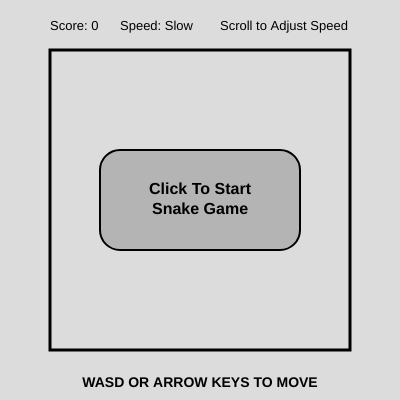
Frame 1 (no input)
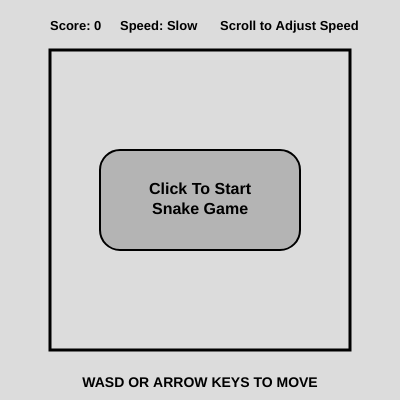
Frame 60 (no input)
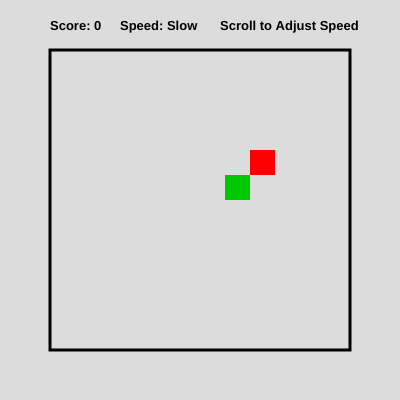
Frame 120 (the mouse pressed at the canvas centre since frame 60)

The p5.js sketch that drew these frames (run headless with seeded random() and noise() and a simulated clock; from frame 60 on, the mouse is pressed at the canvas centre):

// p5.js sketch
// ── sketch.js
// Interactive Scene - Snake Game
// Rayyaan Chaghtai
// 10/3/2025
//
// Extra for Experts:
// I used the mouseWheel function for checking when the player scrolls the mouse wheel and the snake's  
// speed changes accordingly. I also used the text function for writing instructions, the score, 
// and messages like START and GAME OVER on the screen but the main WOW me factor is the mouseWheel 
// function. Adding to that, I also used arrays to place and manage the snake body part positions on the board.


// declaring global variables
let cellSize = 25;
let gridSize = 12;
let gameState = "START";
let speed = 5;
let score = 0;
let counter = 0;
let snakeX = [];
let snakeY = [];
let snakeLength = 1;
let foodX;
let foodY;
let direction = "RIGHT";
let nextDirection = "RIGHT";
let grow = false;

// sets up the canvas and starts new game
function setup() {
  createCanvas(400, 400);
  resetGame();
}

// draws everything on screen
function draw() {
  background(220);

  // check what game state we are in
  if (gameState === "START") {
    drawBoard();
    drawBox("Click To Start\nSnake Game");

    // instructions shown at bottom of start screen
    fill(0);
    noStroke();
    textSize(14);
    textAlign(CENTER, BOTTOM);
    text("WASD OR ARROW KEYS TO MOVE", width / 2, height - 10);
  }
  else if (gameState === "PLAYING") {
    drawBoard();
    playGame(); // update and run the game
  }
  else if (gameState === "GAMEOVER") {
    drawBoard();
    drawBox("GAMEOVER!\nClick To Restart"); // show restart screen box
  }
}

// draws game border, score, and speed
function drawBoard() {
  strokeWeight(3);
  stroke(0);
  noFill();
  rect(50, 50, gridSize * cellSize, gridSize * cellSize);

  // draw score text at top
  fill(0);
  noStroke();
  textSize(13);
  textAlign(LEFT, TOP);
  text("Score: " + score, 50, 20);

  // show speed with label 
  let speedLabel = "";
  if (speed <= 10) {
    speedLabel = "Slow";
  }
  else if (speed <= 20) {
    speedLabel = "Normal";
  }
  else {
    speedLabel = "Fast";
  }

  // show speed and scroll instruction
  text("Speed: " + speedLabel, 120, 20);
  text("Scroll to Adjust Speed", 220, 20);
}

// draws a button with message in center
function drawBox(message) {
  fill(180);
  stroke(0);
  strokeWeight(2);
  rect(width / 2 - 100, height / 2 - 50, 200, 100, 20);

  // button text
  fill(0);
  noStroke();
  textSize(16);
  textAlign(CENTER, CENTER);
  textStyle(BOLD);
  text(message, width / 2, height / 2);
}

// main game - updates snake and food
function playGame() {

  // counter controls how fast snake moves
  counter++;

  if (counter >= max(1, 30 - speed)) {
    counter = 0;
    moveSnake();
  }

  // draw food
  fill(255, 0, 0);
  rect(50 + foodX * cellSize, 50 + foodY * cellSize, cellSize, cellSize);

  // draw snake
  fill(0, 200, 0);
  for (let i = 0; i < snakeLength; i++) {
    rect(50 + snakeX[i] * cellSize, 50 + snakeY[i] * cellSize, cellSize, cellSize);
  }
}

// place food randomly and avoids snake's body
function placeFood() {
  let fx, fy;
  let safe = false;

  // loop until safe food spot found
  while (safe === false) {
    fx = floor(random(gridSize));
    fy = floor(random(gridSize));
    safe = checkSafe(fx, fy);
  }

  // set food position
  foodX = fx;
  foodY = fy;
}

// check if food spawn is safe
function checkSafe(x, y) {
  for (let i = 0; i < snakeLength; i++) {
    if (snakeX[i] === x && snakeY[i] === y) {
      return false;
    }
  }
  return true;
}

// moves snake forward and checks collisons
function moveSnake() {
  let tailX = snakeX[snakeLength - 1];
  let tailY = snakeY[snakeLength - 1];

  // updates current direction to next one
  direction = nextDirection;

  // move body forward
  for (let i = snakeLength - 1; i > 0; i--) {
    snakeX[i] = snakeX[i - 1];
    snakeY[i] = snakeY[i - 1];
  }

  // move head based on direction
  if (direction === "UP") {
    snakeY[0] = snakeY[0] - 1;
  }
  else if (direction === "DOWN") {
    snakeY[0] = snakeY[0] + 1;
  }
  else if (direction === "LEFT") {
    snakeX[0] = snakeX[0] - 1;
  }
  else if (direction === "RIGHT") {
    snakeX[0] = snakeX[0] + 1;
  }

  // check if head eats food
  if (snakeX[0] === foodX && snakeY[0] === foodY) {
    score = score + 1;
    grow = true;
    placeFood();
  }

  // grow snake by adding tail piece
  if (grow === true) {
    snakeX[snakeLength] = tailX;
    snakeY[snakeLength] = tailY;
    snakeLength++;
    grow = false;
  }

  // check wall collision
  if (snakeX[0] < 0 || snakeX[0] >= gridSize || snakeY[0] < 0 || snakeY[0] >= gridSize) {
    gameState = "GAMEOVER";
  }

  // check self collision
  for (let i = 1; i < snakeLength; i++) {
    if (snakeX[0] === snakeX[i] && snakeY[0] === snakeY[i]) {
      gameState = "GAMEOVER";
    }
  }
}

// work with clicking start/restart button
function mousePressed() {
  if (gameState === "START") {
    if (insideBox(mouseX, mouseY)) {
      resetGame();
      gameState = "PLAYING";
    }
  }

  // check if button clicked on game over screen
  else if (gameState === "GAMEOVER") {
    if (insideBox(mouseX, mouseY)) {
      resetGame();
      gameState = "PLAYING";
    }
  }
}

// checks if mouse clicked is inside the box
function insideBox(mx, my) {
  // define box position and size
  let boxX = 100;
  let boxY = 150;
  let boxW = 200;
  let boxH = 100;

  // check if mouse is inside those bounds
  return mx > boxX && mx < boxX + boxW && my > boxY && my < boxY + boxH;
}

// works with key presses to change the direction
function keyPressed() {
  // up movement
  if ((keyCode === UP_ARROW || key === "w" || key === "W") && direction !== "DOWN") {
    nextDirection = "UP";
  }

  // down movement
  else if ((keyCode === DOWN_ARROW || key === "s" || key === "S") && direction !== "UP") {
    nextDirection = "DOWN";
  }

  // left movement
  else if ((keyCode === LEFT_ARROW || key === "a" || key === "A") && direction !== "RIGHT") {
    nextDirection = "LEFT";
  }

  // right movement
  else if ((keyCode === RIGHT_ARROW || key === "d" || key === "D") && direction !== "LEFT") {
    nextDirection = "RIGHT";
  }
}

// scrolls mouse wheel to change speed
function mouseWheel(event) {
  // scrolling up increases speed
  if (event.delta < 0) {
    speed++;
    if (speed > 30) {
      speed = 30;
    }
  }

  // scrolling down decreases speed
  else if (event.delta > 0) {
    speed--;
    if (speed < 1) {
      speed = 1;
    }
  }
  return false;
}

// resets snake, score, and food position
function resetGame() {
  snakeX = [5];
  snakeY = [5];
  snakeLength = 1;
  direction = "RIGHT";
  nextDirection = "RIGHT";
  score = 0;
  speed = 0;
  counter = 0;
  grow = false;

  // places first food
  placeFood();
}
